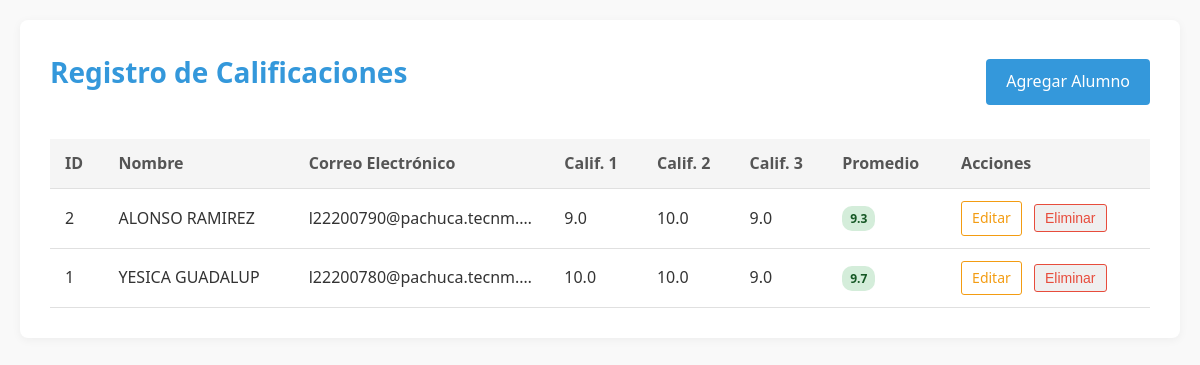
The page / on the database its author committed.
### tables this page shows
CREATE TABLE calificacion (
        id INTEGER PRIMARY KEY AUTOINCREMENT,
        nombre TEXT NOT NULL,
        correo_electronico TEXT NOT NULL,
        calificacion1 REAL NOT NULL,
        calificacion2 REAL NOT NULL,
        calificacion3 REAL NOT NULL,
        promedio REAL NOT NULL
    );

### appa.py (the view)
@app.route('/')
def index():
    conn = get_db_connection()
    calificaciones = conn.execute('''
        SELECT id, nombre, correo_electronico,
               calificacion1, calificacion2, calificacion3, promedio
        FROM calificacion
        ORDER BY nombre
    ''').fetchall()
    conn.close()
    return render_template('index1.html', calificaciones=calificaciones)

### appa.py (called while the page is built)
def get_db_connection():
    conn = sqlite3.connect('bd-alumno.db')
    conn.row_factory = sqlite3.Row
    return conn

### templates/index1.html (shortened to what this page needs)
<!DOCTYPE html>
<html lang="es">
<head>
</head>
<body>
    <div class="container">
        <div class="header">
            <h1>Registro de Calificaciones</h1>
            <a href="/agregar" class="btn">Agregar Alumno</a>
        </div>
        {% if calificaciones %}
        <table>
            <thead>
                <tr>
                    <th>ID</th>
                    <th>Nombre</th>
                    <th>Correo Electrónico</th>
                    <th>Calif. 1</th>
                    <th>Calif. 2</th>
                    <th>Calif. 3</th>
                    <th>Promedio</th>
                    <th>Acciones</th>
                </tr>
            </thead>
            <tbody>
                {% for cal in calificaciones %}
                <tr>
                    <td>{{ cal.id }}</td>
                    <td>{{ cal.nombre }}</td>
                    <td class="email-cell">{{ cal.correo_electronico }}</td>
                    <td>{{ "%.1f"|format(cal.calificacion1) }}</td>
                    <td>{{ "%.1f"|format(cal.calificacion2) }}</td>
                    <td>{{ "%.1f"|format(cal.calificacion3) }}</td>
                    <td>
                        <span class="badge
                            {% if cal.promedio >= 8 %}badge-success
                            {% elif cal.promedio >= 6 %}badge-warning
                            {% else %}badge-danger
                            {% endif %}">
                            {{ "%.1f"|format(cal.promedio) }}
                        </span>
                    </td>
                    <td>
                        <a href="/actualizar/{{ cal.id }}" class="action-link edit">Editar</a>
                        <form action="/eliminar/{{ cal.id }}" method="POST" style="display: inline;">
                            <button type="submit" class="action-link delete" onclick="return confirm('¿Eliminar este registro?')">Eliminar</button>
                        </form>
                    </td>
                </tr>
                {% endfor %}
            </tbody>
        </table>
        {% else %}
        <div class="no-data">
            No hay registros de calificaciones. <a href="/agregar">Agregar un alumno</a>
        </div>
        {% endif %}
    </div>
</body>
</html>

### templates/index1.html (style rules this page uses)
:root { --primary-color: #3498db; --secondary-color: #2980b9; --text-color: #333; --light-gray: #f5f5f5; --border-color: #e0e0e0; --success-color: #2ecc71; --danger-color: #e74c3c; --warning-color: #f39c12; }
body { font-family: 'Segoe UI', Roboto, 'Helvetica Neue', sans-serif; line-height: 1.6; color: var(--text-color); background-color: #f9f9f9; margin: 0; padding: 20px; }
.container { max-width: 1200px; margin: 0 auto; background: white; padding: 30px; border-radius: 8px; box-shadow: 0 2px 10px rgba(0, 0, 0, 0.05); }
h1 { color: var(--primary-color); margin-top: 0; font-weight: 600; font-size: 28px; }
.header { display: flex; justify-content: space-between; align-items: center; margin-bottom: 25px; }
.btn { display: inline-block; padding: 10px 20px; background-color: var(--primary-color); color: white; text-decoration: none; border-radius: 4px; font-weight: 500; transition: all 0.3s; }
table { width: 100%; border-collapse: collapse; margin-top: 20px; }
th, td { padding: 12px 15px; text-align: left; border-bottom: 1px solid var(--border-color); }
th { background-color: var(--light-gray); font-weight: 600; color: #555; }
.action-link { display: inline-block; padding: 5px 10px; margin-right: 8px; border-radius: 3px; text-decoration: none; font-size: 14px; transition: all 0.2s; }
.edit { color: var(--warning-color); border: 1px solid var(--warning-color); }
.delete { color: var(--danger-color); border: 1px solid var(--danger-color); }
.badge { display: inline-block; padding: 3px 8px; border-radius: 10px; font-size: 12px; font-weight: 600; }
.badge-success { background-color: #d4edda; color: #155724; }
.email-cell { max-width: 200px; overflow: hidden; text-overflow: ellipsis; white-space: nowrap; }

### rows shown on the page
calificacion: id "2", nombre "ALONSO RAMIREZ", correo_electronico "l22200790@pachuca.tecnm.…", calificacion1 "9.0", calificacion2 "10.0", calificacion3 "9.0", promedio "9.3"
calificacion: id "1", nombre "YESICA GUADALUP", correo_electronico "l22200780@pachuca.tecnm.…", calificacion1 "10.0", calificacion2 "10.0", calificacion3 "9.0", promedio "9.7"
